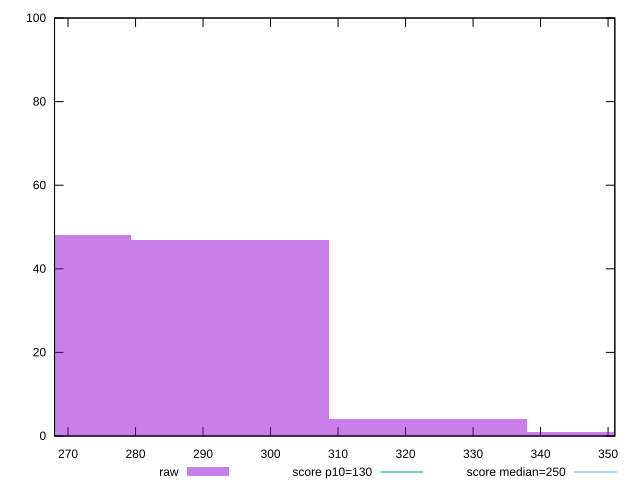

The script that saved this image:
reset

$raw <<EOF
293.9606840971188 47
264.56461568740696 48
323.35675250683073 4
352.7528209165426 1
EOF

set key outside below
set boxwidth 29.396068409711884
set xrange [267.9999999999982:350.9999999999982]
set yrange [0:100]
set trange [0:100]
set style fill transparent solid 0.5 noborder

set parametric
set terminal svg size 640, 490 enhanced background rgb 'white'
set output "report_00008_2021-01-22T20:58:29.167/max-potential-fid/samples/pages+cached/raw/histogram.svg"

plot $raw title "raw" with boxes, \
     130,t title "score p10=130", \
     250,t title "score median=250"

reset
